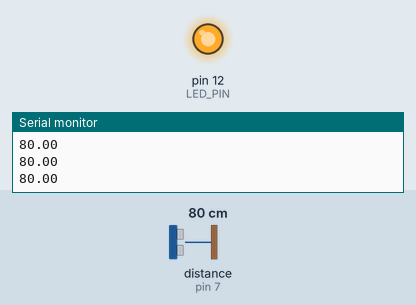
Simulated run of this sketch. Board: Arduino Uno, built with avr-gcc and run on an emulated ATmega328P. Parts: output pins drawn as LEDs (lit = HIGH), the last lines printed to the serial monitor. Dashed ring = blinking. The test bench sets the inputs (shaded band); at power-on: distance to the obstacle (sensor on pin 7) 80 cm.

Above: at 1.2 s.
1.3 s: distance to the obstacle (sensor on pin 7) set to 12 cm
3.0 s: distance to the obstacle (sensor on pin 7) set to 9 cm
At 5.9 s:
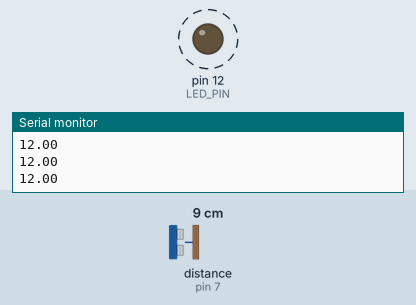
6.0 s: distance to the obstacle (sensor on pin 7) set to 18 cm
At 6.5 s:
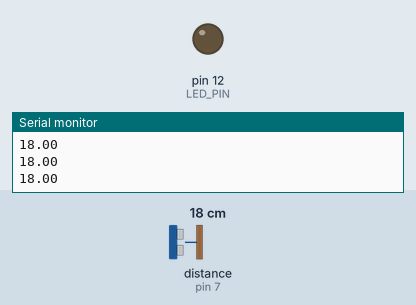
7.5 s: distance to the obstacle (sensor on pin 7) set to 2 cm
At 7.9 s:
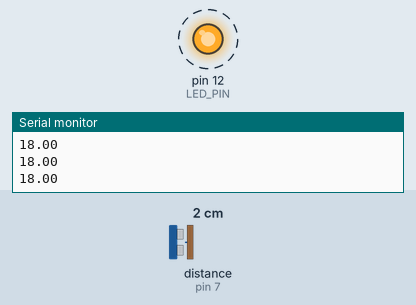
Timing chart, 0 to 11.5 s (numbered marks = the images above; inputs shaded):
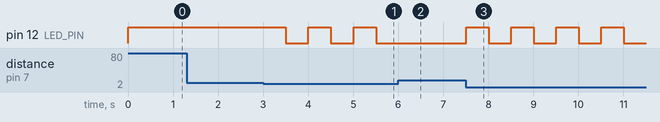

Measured:
- the behaviour switches between 11 and 10 cm on distance to the obstacle (sensor on pin 7) (found by bisection; images 0 and 1)
- after the input at 3.0 s, pin 12 (LED_PIN): alternates HIGH for 0.50 s and LOW for 0.50 s, starting after 0.50 s
- after the input at 6.0 s, pin 12 (LED_PIN): stays LOW (without the input it goes to HIGH after 0.01 s)
- after the input at 7.5 s, pin 12 (LED_PIN): alternates HIGH for 0.50 s and LOW for 0.50 s, starting at once

The sketch:

HCSR04_with_LED_Blink.ino
```cpp
#include <afstandssensor.h>

#define LED_PIN 12
AfstandsSensor afstandssensor(6, 7);

void setup()
{
  pinMode(LED_PIN, OUTPUT);
  digitalWrite(LED_PIN, HIGH);
  Serial.begin(9600);
}

void loop() {
  if(afstandssensor.afstandCM() < 2) {
    Serial.println(afstandssensor.afstandCM());
  } else if(afstandssensor.afstandCM() <= 10) {
    blinkLed();
  } else {
    Serial.println(afstandssensor.afstandCM());
  }
}

void blinkLed() {
  digitalWrite(LED_PIN, HIGH);
  delay(500);
  digitalWrite(LED_PIN, LOW);
  delay(500);
}
```
